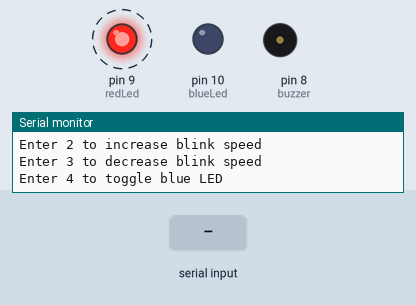
Bench run of a sketch on a simulated Arduino Mega 2560, built with avr-gcc and run on an emulated ATmega2560. On the bench: output pins drawn as LEDs (lit = HIGH), buzzer (waves = sounding, pin HIGH), the last lines printed to the serial monitor. Dashed ring = blinking. The test bench sets the inputs (shaded band).

Above: at 1.2 s.
1.3 s: "4" received over Serial
At 3.8 s:
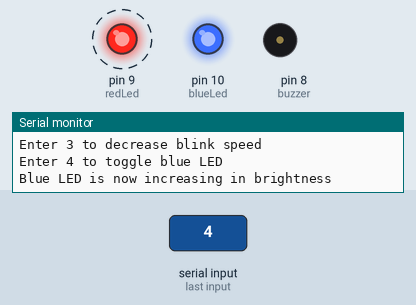
4.3 s: "1" received over Serial
At 5.7 s:
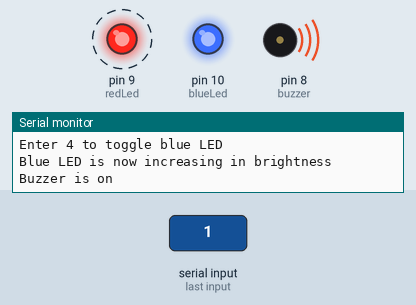
7.3 s: "4" received over Serial
At 9.8 s:
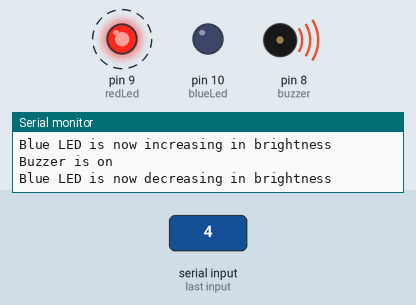
Timing chart, 0 to 16.3 s (numbered marks = the images above; inputs shaded):
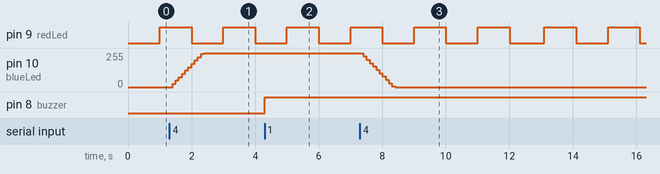

The sketch:

sketch.ino
```cpp
// output devices
const int buzzer = 8; // buzzer connected to pin 8 of arduino
const int redLed = 9; // red led connected to pin 9
const int blueLed = 10; // blue led connected to pin 10

// globals
volatile byte buzzerStatus = LOW; // holds the current state of the buzzer
volatile byte blueLedStatus = LOW; // holds the current state of the blue LED
volatile byte redLedStatus = LOW; // holds the current state of the red LED

unsigned long previousMillis = 0; // holds the time when the last blink of the red LED occurred
int blinkDelay = 1000; // the initial delay between blinks of the red LED
int shift = 25; // the amount by which to adjust the blink delay

int lowToHigh = 0; // indicates whether the blue LED should increase in brightness
int highToLow = 0; // indicates whether the blue LED should decrease in brightness
int DC = 0; // the current duty cycle (brightness) of the blue LED
int LED_MAX = 255; // the maximum brightness of the blue LED

void setup() {
  Serial.begin(9600); // start serial communication with a baud rate of 9600
  pinMode(buzzer, OUTPUT); // set the buzzer pin to output mode
  pinMode(blueLed, OUTPUT); // set the blue LED pin to output mode
  pinMode(redLed, OUTPUT); // set the red LED pin to output mode

  // print instructions for controlling the devices to the serial monitor
  Serial.println("Enter 1 to toggle buzzer");
  Serial.println("Enter 2 to increase blink speed");
  Serial.println("Enter 3 to decrease blink speed");
  Serial.println("Enter 4 to toggle blue LED");

  Serial.println(); // print a blank line
}

void loop() {
  if (Serial.available()) { // check if there is any input coming through the serial port
    char input = Serial.read(); // read the input character
    switch (input) {
      case '1':
        buzzerStatus = !buzzerStatus; // toggle the buzzer state
        digitalWrite(buzzer, buzzerStatus); // turn the buzzer on or off
        // print the current state of the buzzer to the serial monitor
        Serial.println(buzzerStatus ? "Buzzer is on" : "Buzzer is off");
        break;
      case '2':
        blinkDelay -= shift; // decrease the blink delay
        if (blinkDelay < 200) { // limit the minimum blink delay to 200 ms
          blinkDelay = 200;
        }
        // print the new blink delay to the serial monitor
        Serial.print("Blink delay is now ");
        Serial.print(blinkDelay);
        Serial.println(" ms");
        break;
      case '3':
        blinkDelay += shift; // increase the blink delay
        if (blinkDelay > 2000) { // limit the maximum blink delay to 2000 ms
          blinkDelay = 2000;
        }
        // print the new blink delay to the serial monitor
        Serial.print("Blink delay is now ");
        Serial.print(blinkDelay);
        Serial.println(" ms");
        break;
      case '4':
        // toggle the blue LED brightness direction flag
        if (lowToHigh == 0 && highToLow == 0) {
          lowToHigh = 1;
          Serial.println("Blue LED is now increasing in brightness");
        } else if (lowToHigh == 1 && highToLow == 0) {
          lowToHigh = 0;
          highToLow = 1;
          Serial.println("Blue LED is now decreasing in brightness");
        } else if (lowToHigh == 0 && highToLow == 1) {
          lowToHigh = 1;
          highToLow = 0;
          Serial.println("Blue LED is now increasing in brightness");
        }
        break;
      default:
        break;
    }
  }

  unsigned long currentMillis = millis(); // get the current time

  if (currentMillis - previousMillis >= blinkDelay) {
    // save the last time you blinked the LED
    previousMillis = currentMillis;

    // if the LED is off turn it on and vice-versa:
    if (redLedStatus == LOW) {
      redLedStatus = HIGH;
    } else {
      redLedStatus = LOW;
    }

    // set the LED with the ledState of the variable:
    digitalWrite(redLed, redLedStatus);
  }

  if (lowToHigh == 1){ // if blue LED brighness is going low to high
    DC += 25; // increase PWM value (brightness)
    delay(100);
    if (DC >= LED_MAX){ // if brighness is maximum
      DC = LED_MAX; // Keep it at maximum
    }
  }

  if (highToLow){ // if blue LED brighness is going high to low
    DC -= 25; //decrease PWM value (brightness)
    delay(100);
    if (DC <= 0){ // if brighness is minimum (zero)
      DC = 0; // Keep it at zero
    }
  }
  analogWrite(blueLed, DC); // Write PWM value to PWM pin
}
```

Measured:
- after the input at 1.3 s, pin 10 (blueLed): moves from 0/255 to 255/255 over 1.0 s, starting after 0.10 s
- after the input at 4.3 s, pin 8 (buzzer): LOW → HIGH at once
- after the input at 7.3 s, pin 10 (blueLed): moves from 255/255 to 0/255 over 1.0 s, starting after 0.10 s
- by itself, pin 9 (redLed): alternates HIGH for 1.0 s and LOW for 1.0 s
